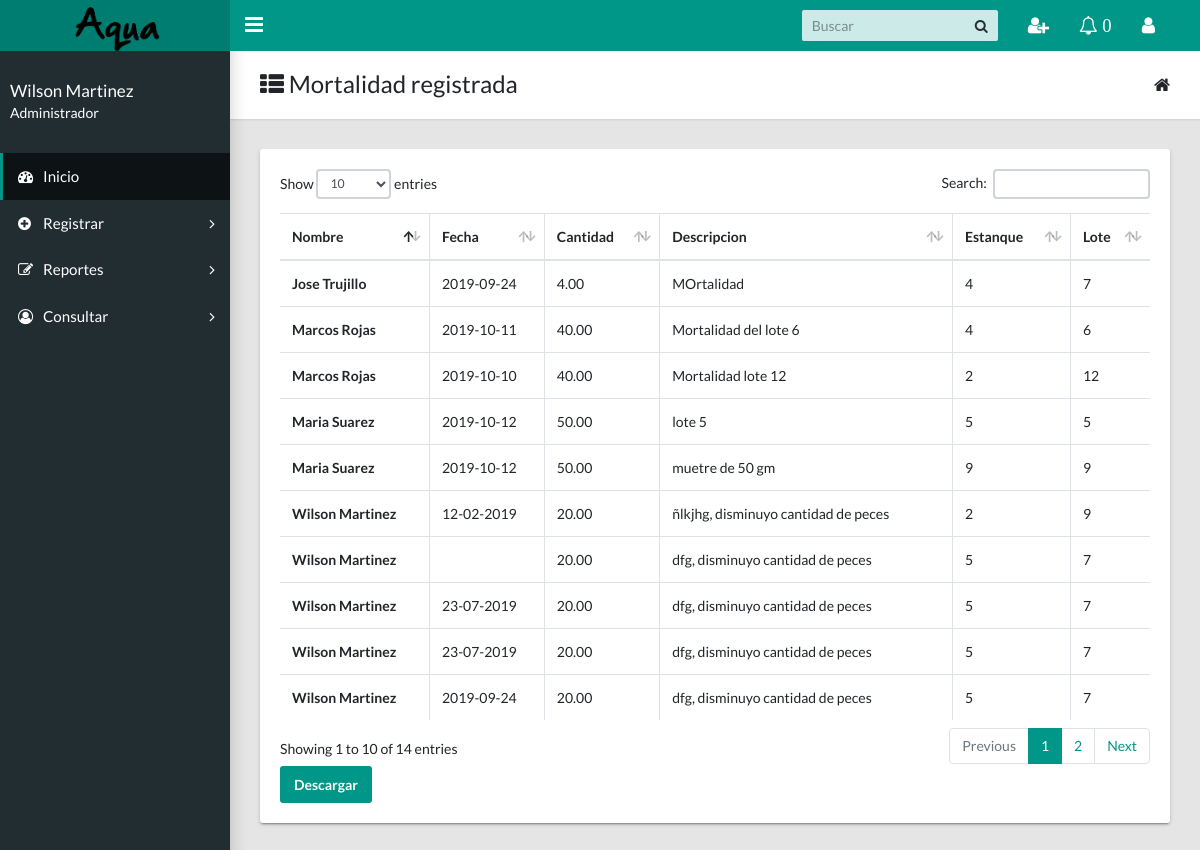
The page /docs/administrador/consulta_mortalidad.php (signed in) on the database its author committed.
### tables this page shows
CREATE TABLE `actividad` (
  `id_actividad` int(11) NOT NULL,
  `foto` varchar(45) DEFAULT NULL,
  `cantidad` decimal(10,2) DEFAULT NULL,
  `descripcion` varchar(80) DEFAULT NULL,
  `fecha` varchar(20) DEFAULT NULL,
  `fk_estanque` int(25) DEFAULT NULL,
  `fk_persona` int(25) DEFAULT NULL,
  `fk_tipo_actividad` int(25) DEFAULT NULL,
  `lote` int(11) DEFAULT NULL,
  `estado` varchar(20) DEFAULT NULL,
  `notificacion` varchar(45) DEFAULT NULL
);

CREATE TABLE `persona` (
  `id_persona` int(11) NOT NULL,
  `nombre` varchar(50) DEFAULT NULL,
  `telefono` varchar(15) DEFAULT NULL,
  `fk_rol` int(20) DEFAULT NULL,
  `login` varchar(30) DEFAULT NULL,
  `estado_pers` tinyint(1) DEFAULT NULL,
  `pasword` varchar(20) DEFAULT NULL
);

### docs/administrador/consulta_mortalidad.php (the view, shortened to what this page needs)
    <!DOCTYPE html>
    <html lang="en">
    <head>
        <link href="../css/main.css" rel="stylesheet" type="text/css">
        <link href="https://maxcdn.bootstrapcdn.com/font-awesome/4.7.0/css/font-awesome.min.css" rel="stylesheet" type="text/css">
        <?php
        include 'php/conect.php';
        ?>
    </head>
    <body class="app sidebar-mini rtl">
            <header class="app-header">
        <a class="app-header__logo" href="principal.php">
          <img src="../img/logo2.png" width="90">
      </a>
      <a aria-label="Hide Sidebar" class="app-sidebar__toggle" data-toggle="sidebar" href="#">
      </a>
      <ul class="app-nav">
        <li class="app-search">
            <input class="app-search__input" placeholder="Buscar" type="search">
            <button class="app-search__button">
                <i class="fa fa-search">
                </i>
            </button>
        </li>
        <li class="dropdown">
            <a aria-label="Show notifications" class="app-nav__item" data-toggle="dropdown" href="#">
                <i class="fa fa-user-plus fa-lg">
                </i>
            </a>
          </li>
      </ul>
  <li class="dropdown">
    <a aria-label="Show notifications" class="app-nav__item" data-toggle="dropdown" href="#">
        <i class="fa fa-bell-o fa-lg">
  <?php
            try{
                $nu=0;
                $sql="SELECT * FROM actividad";
                $resul=$base->prepare($sql);
                $resul->execute(array());
                $fila=$resul->rowCount();
                ?>
                <span>  <?php
                if($fila>0){
                 echo "$nu" ?>  </span>
                 <?php
             }
         }
         catch(Exception $e){
            die('Error: '.$e->getMessage());
        }
        ?>
    </i>
</a>
</li>
<li class="dropdown">
    <a aria-label="Open Profile Menu" class="app-nav__item" data-toggle="dropdown" href="#">
        <i class="fa fa-user fa-lg">
        </i>
    </a>
          <?php
          if(isset($_SESSION['usuario']))
          {
              ?>
</li>
</header>
<aside class="app-sidebar">
    <div class="app-sidebar__user">
        <div>
            <p class="app-sidebar__user-name">
                <?php echo ' '.$_SESSION['nombre']. ' ' ; ?>
            </p>
            <p class="app-sidebar__user-designation">
                <?php echo ' '.$_SESSION['nombre_rol']. ' ' ; ?>
            </p>
            <?php
        }
        else{
          ?>
          <script language='javascript'>window.location="salir.php"</script>
          <?php
      }
      ?>
  </div>
</div>
<ul class="app-menu">
 <li><a class="app-menu__item active" href="principal.php"><i class="app-menu__icon fa fa-dashboard"></i><span class="app-menu__label">Inicio</span></a></li>
 <li class="treeview">
    <a class="app-menu__item" data-toggle="treeview" href="#">
        <i class="app-menu__icon fa fa-plus-circle">
        </i>
        <span class="app-menu__label">
            Registrar
        </span>
        <i class="treeview-indicator fa fa-angle-right">
        </i>
    </a>
</li>
<li class="treeview">
    <a class="app-menu__item" data-toggle="treeview" href="#">
        <i class="app-menu__icon fa fa-edit">
        </i>
        <span class="app-menu__label">
            Reportes
        </span>
        <i class="treeview-indicator fa fa-angle-right">
        </i>
    </a>
</li>
<li class="treeview">
    <a class="app-menu__item" data-toggle="treeview" href="#">
        <i class="app-menu__icon fa fa-user-circle-o">
        </i>
        <span class="app-menu__label">
            Consultar
        </span>
        <i class="treeview-indicator fa fa-angle-right">
        </i>
    </a>
</li>
</ul>
</aside>
    <main class="app-content">
      <div class="app-title">
        <div>
          <h1><i class="fa fa-th-list"></i> Mortalidad registrada</h1>
      </div>
      <ul class="app-breadcrumb breadcrumb side">
          <li class="breadcrumb-item"><i class="fa fa-home fa-lg"></i></li>
      </ul>
    </div>
    <div  class="row d-flex justify-content-center" >
                <div class="col-lg-12 table table-responsive " >
                  <div class="tile">
                    <div class="tile-body">
                      <table class="table table-hover table-bordered " id="sampleTable" >
                <thead>
                  <tr>
                    <th>Nombre</th>
                    <th>Fecha</th>
                    <th>Cantidad</th>
                    <th>Descripcion</th>
                    <th>Estanque</th>
                    <th>Lote</th>
                </tr>
            </thead>
            <tbody>
              <?php
              try{
                $sql="SELECT  * FROM  actividad INNER JOIN persona ON (fk_persona=id_persona) WHERE fk_tipo_actividad=3";
                $resul=$base->prepare($sql);
                $resul->execute(array());
                while($consulta=$resul->fetch(PDO::FETCH_ASSOC)){
                  ?>
                  <tr>
                    <th><?php echo$consulta['nombre'];?></th>
                    <td><?php echo$consulta['fecha'];?></td>
                    <td><?php echo$consulta['cantidad'];?></td>
                    <td><?php echo$consulta['descripcion'];?></td>
                    <td><?php echo$consulta['fk_estanque'];?></td>
                    <td><?php echo$consulta['lote'];?></td>
                </tr>
                <?php
            }
        }
        catch(Exception $e){
           die('Error:' .$e->getMessage());
       }
       ?>
    </tbody>
    </table>
  <td>
      <a href="../reportes/mortalidad.php" class="btn btn-primary"> Descargar </a>
  </td>
    </div>
    </div>
    </div>
    </div>
    </main>
    </body>
    </html>

### rows shown on the page
actividad: fk_persona.nombre "Jose Trujillo", fecha "2019-09-24", cantidad "4.00", descripcion "MOrtalidad", fk_estanque "4", lote "7"
actividad: fk_persona.nombre "Wilson Martinez", fecha "12-02-2019", cantidad "20.00", descripcion "ñlkjhg, disminuyo cantidad de peces", fk_estanque "2", lote "9"
actividad: fk_persona.nombre "Wilson Martinez", cantidad "20.00", descripcion "dfg, disminuyo cantidad de peces", fk_estanque "5", lote "7"
actividad: fk_persona.nombre "Wilson Martinez", fecha "23-07-2019", cantidad "20.00", descripcion "dfg, disminuyo cantidad de peces", fk_estanque "5", lote "7"
actividad: fk_persona.nombre "Wilson Martinez", fecha "23-07-2019", cantidad "20.00", descripcion "dfg, disminuyo cantidad de peces", fk_estanque "5", lote "7"
actividad: fk_persona.nombre "Wilson Martinez", fecha "2019-09-24", cantidad "20.00", descripcion "dfg, disminuyo cantidad de peces", fk_estanque "5", lote "7"
actividad: fk_persona.nombre "Marcos Rojas", fecha "2019-10-11", cantidad "40.00", descripcion "Mortalidad del lote 6", fk_estanque "4", lote "6"
actividad: fk_persona.nombre "Marcos Rojas", fecha "2019-10-10", cantidad "40.00", descripcion "Mortalidad lote 12", fk_estanque "2", lote "12"
actividad: fk_persona.nombre "Maria Suarez", fecha "2019-10-12", cantidad "50.00", descripcion "lote 5", fk_estanque "5", lote "5"
actividad: fk_persona.nombre "Maria Suarez", fecha "2019-10-12", cantidad "50.00", descripcion "muetre de 50 gm", fk_estanque "9", lote "9"

### other values the page prints
$nu "0"
$_SESSION['nombre'] "Wilson Martinez"
$_SESSION['nombre_rol'] "Administrador"
